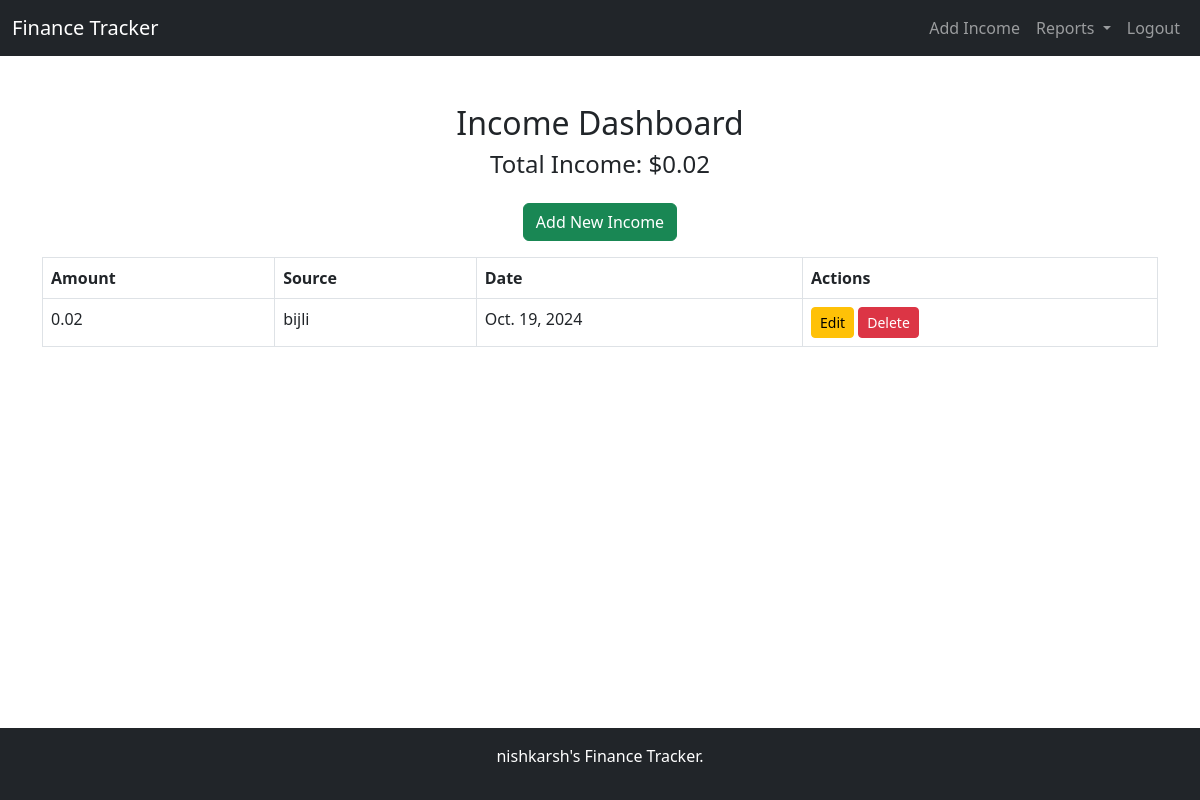
Screenshot of /tracker1/dashboard (signed in) with the database file from the repository.
### tracker1/models.py (models this page shows, shortened)
class Income(models.Model):
    user = models.ForeignKey(User, on_delete=models.CASCADE)
    amount = models.DecimalField(max_digits=10, decimal_places=2)
    source = models.CharField(max_length=255)
    date = models.DateField()

### tracker1/views.py (the view)
# urls.py: path('dashboard', views.dashboard, name='dashboard'),
@login_required
def dashboard(request):
    incomes = Income.objects.filter(user=request.user)  # Only show user's data
    expense_list = Expense.objects.filter(user=request.user)
    savings_goals = SavingsGoal.objects.filter(user=request.user)
    total_income = sum(income.amount for income in incomes)
    return render(request, 'dashboard.html', {'incomes': incomes, 'total_income': total_income,'expense_list': expense_list,'savings_goals': savings_goals})

### tracker1/templates/dashboard.html (shortened to what this page needs)
{% extends 'base.html' %}
{% block content %}
<h2 class="text-center">Income Dashboard</h2>
<div class="text-center mb-4">
    <h4>Total Income: ${{ total_income }}</h4>
</div>
<div class="text-center mb-3">
    <a href="{% url 'add_income' %}" class="btn btn-success">Add New Income</a>
</div>
<table class="table table-bordered table-hover">
    <thead>
        <tr>
            <th>Amount</th>
            <th>Source</th>
            <th>Date</th>
            <th>Actions</th>
        </tr>
    </thead>
    <tbody>
        {% for income in incomes %}
        <tr>
            <td>{{ income.amount }}</td>
            <td>{{ income.source }}</td>
            <td>{{ income.date }}</td>
            <td>
                <a href="{% url 'edit_income' income.pk %}" class="btn btn-warning btn-sm">Edit</a>
                <a href="{% url 'delete_income' income.pk %}" class="btn btn-danger btn-sm">Delete</a>
            </td>
        </tr>
        {% empty %}
        <tr>
            <td colspan="4" class="text-center">No income records found</td>
        </tr>
        {% endfor %}
    </tbody>
</table>
{% endblock %}

### templates/base.html (style rules this page uses)
body { min-height: 100vh; display: flex; flex-direction: column; }

### rows the page displays
Income: amount "0.02", source "bijli", date "Oct. 19, 2024"

### other values shown
{{ total_income }} "0.02"
